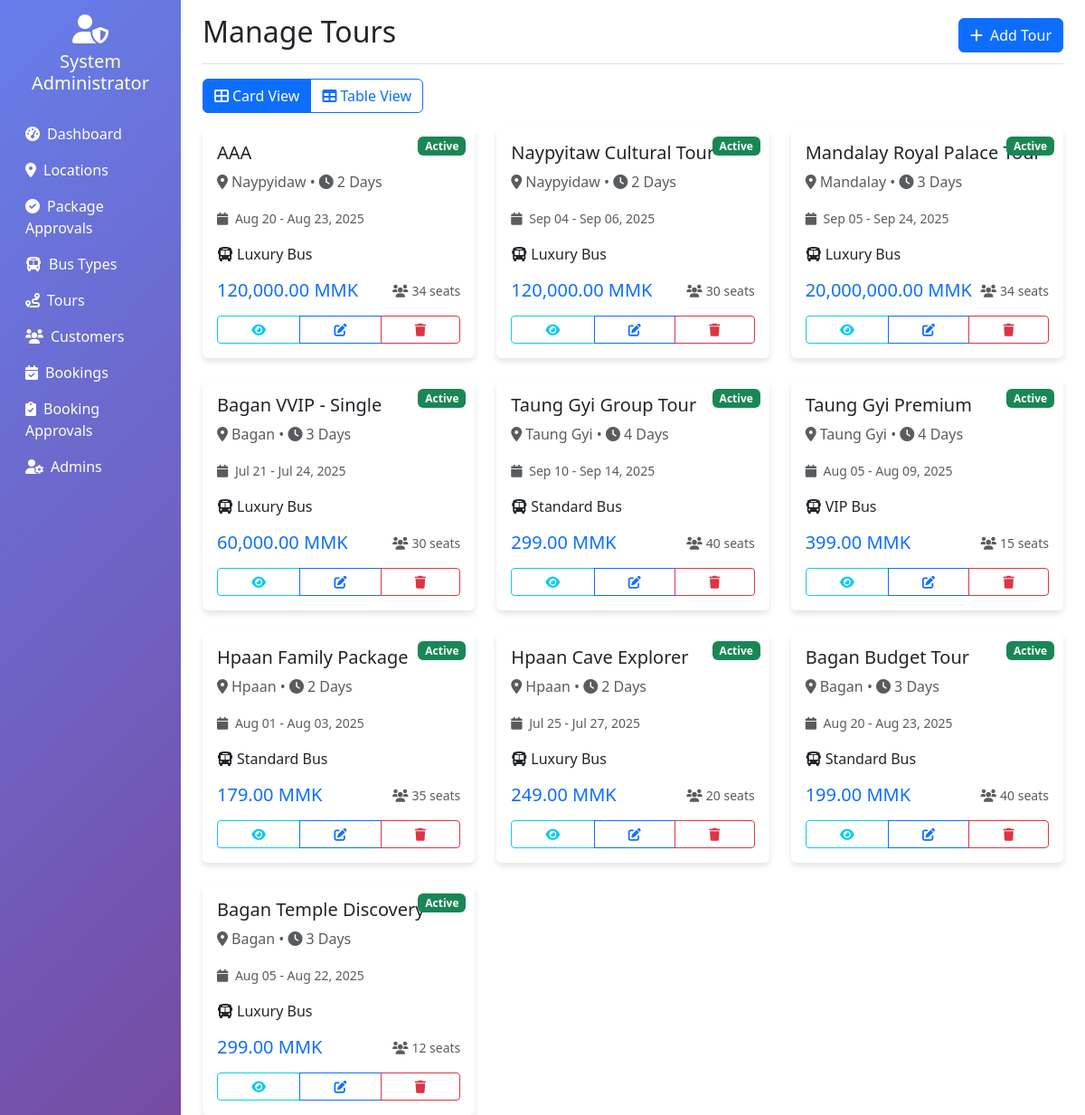
The app's page /admin/tours.php (signed in) with its own data.
### tables this page shows
CREATE TABLE `tours` (
  `id` int NOT NULL,
  `tour_name` varchar(100) NOT NULL,
  `package_id` int DEFAULT NULL,
  `bus_type_id` int DEFAULT NULL,
  `departure_date` date DEFAULT NULL,
  `return_date` date DEFAULT NULL,
  `available_seats` int DEFAULT NULL,
  `status` enum('Active','Completed','Cancelled') DEFAULT 'Active',
  `created_at` timestamp NOT NULL DEFAULT CURRENT_TIMESTAMP
);

CREATE TABLE `locations` (
  `id` int NOT NULL,
  `name` varchar(100) NOT NULL,
  `description` text,
  `image_url` varchar(255) DEFAULT NULL,
  `created_at` timestamp NOT NULL DEFAULT CURRENT_TIMESTAMP
);

CREATE TABLE `packages` (
  `id` int NOT NULL,
  `package_name` varchar(100) NOT NULL,
  `package_type` enum('Single','Double') NOT NULL,
  `location_id` int DEFAULT NULL,
  `duration_days` int NOT NULL,
  `price` decimal(10,2) NOT NULL,
  `description` text,
  `includes` text,
  `image_url` varchar(255) DEFAULT NULL,
  `approval_status` enum('Pending','Approved','Rejected') DEFAULT 'Pending',
  `approved_by` int DEFAULT NULL,
  `approved_at` timestamp NULL DEFAULT NULL,
  `created_at` timestamp NOT NULL DEFAULT CURRENT_TIMESTAMP
);

CREATE TABLE `bus_types` (
  `id` int NOT NULL,
  `type_name` varchar(50) NOT NULL,
  `capacity` int NOT NULL,
  `amenities` text,
  `price_per_km` decimal(10,2) DEFAULT NULL
);

### classes/BusType.php (called while the page is built, shortened)
<?php
class BusType {
    private $conn;
    private $table_name = "bus_types";
    public function __construct($db) {
        $this->conn = $db;
    }
    public function read() {
        $query = "SELECT * FROM " . $this->table_name . " ORDER BY type_name ASC";
        $stmt = $this->conn->prepare($query);
        $stmt->execute();
        return $stmt;
    }
}
?>

### classes/Tour.php (called while the page is built, shortened)
<?php
class Tour {
    private $conn;
    private $table_name = "tours";
    public function __construct($db) {
        $this->conn = $db;
    }
    public function readAll() {
        $query = "SELECT
                    t.id, t.tour_name, t.departure_date, t.return_date, t.available_seats, t.status,
                    p.package_name, p.package_type, p.price, p.duration_days,
                    l.name as location_name,
                    bt.type_name as bus_type, bt.amenities
                  FROM " . $this->table_name . " t
                  LEFT JOIN packages p ON t.package_id = p.id
                  LEFT JOIN locations l ON p.location_id = l.id
                  LEFT JOIN bus_types bt ON t.bus_type_id = bt.id
                  ORDER BY t.created_at DESC";
        $stmt = $this->conn->prepare($query);
        $stmt->execute();
        return $stmt;
    }
}
?>

### admin/tours.php (the view, shortened to what this page needs)
<?php
include_once '../classes/Tour.php';
include_once '../classes/BusType.php';
$database = new Database();
$db = $database->getConnection();
$tour = new Tour($db);
$stmt = $tour->readAll();
?>
<!DOCTYPE html>
<html lang="en">
<head>
    <link href="https://cdn.jsdelivr.net/npm/bootstrap@5.3.0/dist/css/bootstrap.min.css" rel="stylesheet">
    <link href="https://cdnjs.cloudflare.com/ajax/libs/font-awesome/6.0.0/css/all.min.css" rel="stylesheet">
</head>
<body>
    <div class="container-fluid">
        <div class="row">
            <nav class="col-md-3 col-lg-2 d-md-block sidebar collapse">
                <div class="position-sticky pt-3">
                    <div class="text-center text-white mb-4">
                        <i class="fas fa-user-shield fa-2x mb-2"></i>
                        <h5><?php echo $_SESSION['admin_name']; ?></h5>
                    </div>
                    <ul class="nav flex-column">
                        <li class="nav-item">
                            <a class="nav-link text-white" href="dashboard.php">
                                <i class="fas fa-tachometer-alt me-2"></i>Dashboard
                            </a>
                        </li>
                        <li class="nav-item">
                            <a class="nav-link text-white" href="locations.php">
                                <i class="fas fa-map-marker-alt me-2"></i>Locations
                            </a>
                        </li>
                        <li class="nav-item">
                            <a class="nav-link text-white" href="package-approvals.php">
                                <i class="fas fa-check-circle me-2"></i>Package Approvals
                            </a>
                        </li>
                        <li class="nav-item">
                            <a class="nav-link text-white" href="bus-types.php">
                                <i class="fas fa-bus me-2"></i>Bus Types
                            </a>
                        </li>
                        <li class="nav-item">
                            <a class="nav-link text-white active" href="tours.php">
                                <i class="fas fa-route me-2"></i>Tours
                            </a>
                        </li>
                        <li class="nav-item">
                            <a class="nav-link text-white" href="customers.php">
                                <i class="fas fa-users me-2"></i>Customers
                            </a>
                        </li>
                        <li class="nav-item">
                            <a class="nav-link text-white" href="bookings.php">
                                <i class="fas fa-calendar-check me-2"></i>Bookings
                            </a>
                        </li>
                        <li class="nav-item">
                            <a class="nav-link text-white" href="booking-approvals.php">
                                <i class="fas fa-clipboard-check me-2"></i>Booking Approvals
                            </a>
                        </li>
                        <li class="nav-item">
                            <a class="nav-link text-white" href="admins.php">
                                <i class="fas fa-user-cog me-2"></i>Admins
                            </a>
                        </li>
                    </ul>
                </div>
            </nav>
            <main class="col-md-9 ms-sm-auto col-lg-10 px-md-4">
                <div class="d-flex justify-content-between flex-wrap flex-md-nowrap align-items-center pt-3 pb-2 mb-3 border-bottom">
                    <h1 class="h2">Manage Tours</h1>
                    <button type="button" class="btn btn-primary" data-bs-toggle="modal" data-bs-target="#tourModal">
                        <i class="fas fa-plus me-2"></i>Add Tour
                    </button>
                </div>
                <div class="mb-3">
                    <div class="btn-group" role="group">
                        <button type="button" class="btn btn-outline-primary active" id="cardViewBtn" onclick="toggleView('card')">
                            <i class="fas fa-th-large me-1"></i>Card View
                        </button>
                        <button type="button" class="btn btn-outline-primary" id="tableViewBtn" onclick="toggleView('table')">
                            <i class="fas fa-table me-1"></i>Table View
                        </button>
                    </div>
                </div>
                <div id="cardView" class="row g-4">
                    <?php while ($row = $stmt->fetch(PDO::FETCH_ASSOC)) { ?>
                        <div class="col-lg-4 col-md-6">
                            <div class="card tour-card h-100 position-relative">
                                <span class="badge bg-<?php
                                                        echo $row['status'] == 'Active' ? 'success' : ($row['status'] == 'Completed' ? 'info' : 'danger');
                                                        ?> status-badge">
                                    <?php echo $row['status']; ?>
                                </span>
                                <div class="card-body d-flex flex-column">
                                    <h5 class="card-title"><?php echo $row['tour_name']; ?></h5>
                                    <p class="card-text text-muted">
                                        <i class="fas fa-map-marker-alt me-1"></i><?php echo $row['location_name']; ?> •
                                        <i class="fas fa-clock me-1"></i><?php echo $row['duration_days']; ?> Days
                                    </p>
                                    <p class="card-text">
                                        <small class="text-muted">
                                            <i class="fas fa-calendar me-1"></i>
                                            <?php echo date('M d', strtotime($row['departure_date'])); ?> -
                                            <?php echo date('M d, Y', strtotime($row['return_date'])); ?>
                                        </small>
                                    </p>
                                    <p class="card-text">
                                        <i class="fas fa-bus me-1"></i><?php echo $row['bus_type']; ?>
                                    </p>
                                    <div class="mt-auto">
                                        <div class="d-flex justify-content-between align-items-center mb-3">
                                            <span class="h5 text-primary mb-0"><?php echo number_format($row['price'], 2); ?> MMK</span>
                                            <small class="text-muted">
                                                <i class="fas fa-users me-1"></i><?php echo $row['available_seats']; ?> seats
                                            </small>
                                        </div>
                                        <div class="btn-group w-100" role="group">
                                            <button class="btn btn-outline-info btn-sm" onclick="viewTour(<?php echo htmlspecialchars(json_encode($row)); ?>)">
                                                <i class="fas fa-eye"></i>
                                            </button>
                                            <button class="btn btn-outline-primary btn-sm" onclick="editTour(<?php echo htmlspecialchars(json_encode($row)); ?>)">
                                                <i class="fas fa-edit"></i>
                                            </button>
                                            <button class="btn btn-outline-danger btn-sm" onclick="deleteTour(<?php echo $row['id']; ?>, '<?php echo $row['tour_name']; ?>')">
                                                <i class="fas fa-trash"></i>
                                            </button>
                                        </div>
                                    </div>
                                </div>
                            </div>
                        </div>
                    <?php } ?>
                </div>
            </main>
        </div>
    </div>
</body>
</html>

### admin/tours.php (style rules this page uses)
.sidebar { min-height: 100vh; background: linear-gradient(135deg, #667eea 0%, #764ba2 100%); }
.tour-card { transition: transform 0.3s; border: none; box-shadow: 0 4px 6px rgba(0, 0, 0, 0.1); }
.status-badge { position: absolute; top: 10px; right: 10px; z-index: 1; }

### records on screen
tours: status "Active", tour_name "AAA", locations.name "Naypyidaw", package.duration_days "2", departure_date "Aug 20", return_date "Aug 23, 2025", bus_type.type_name "Luxury Bus", package.price "120,000.00", available_seats "34"
tours: status "Active", tour_name "Naypyitaw Cultural Tour", locations.name "Naypyidaw", package.duration_days "2", departure_date "Sep 04", return_date "Sep 06, 2025", bus_type.type_name "Luxury Bus", package.price "120,000.00", available_seats "30"
tours: status "Active", tour_name "Mandalay Royal Palace Tour", locations.name "Mandalay", package.duration_days "3", departure_date "Sep 05", return_date "Sep 24, 2025", bus_type.type_name "Luxury Bus", package.price "20,000,000.00", available_seats "34"
tours: status "Active", tour_name "Bagan VVIP - Single", locations.name "Bagan", package.duration_days "3", departure_date "Jul 21", return_date "Jul 24, 2025", bus_type.type_name "Luxury Bus", package.price "60,000.00", available_seats "30"
tours: status "Active", tour_name "Taung Gyi Group Tour", locations.name "Taung Gyi", package.duration_days "4", departure_date "Sep 10", return_date "Sep 14, 2025", bus_type.type_name "Standard Bus", package.price "299.00", available_seats "40"
tours: status "Active", tour_name "Taung Gyi Premium", locations.name "Taung Gyi", package.duration_days "4", departure_date "Aug 05", return_date "Aug 09, 2025", bus_type.type_name "VIP Bus", package.price "399.00", available_seats "15"
tours: status "Active", tour_name "Hpaan Family Package", locations.name "Hpaan", package.duration_days "2", departure_date "Aug 01", return_date "Aug 03, 2025", bus_type.type_name "Standard Bus", package.price "179.00", available_seats "35"
tours: status "Active", tour_name "Hpaan Cave Explorer", locations.name "Hpaan", package.duration_days "2", departure_date "Jul 25", return_date "Jul 27, 2025", bus_type.type_name "Luxury Bus", package.price "249.00", available_seats "20"
tours: status "Active", tour_name "Bagan Budget Tour", locations.name "Bagan", package.duration_days "3", departure_date "Aug 20", return_date "Aug 23, 2025", bus_type.type_name "Standard Bus", package.price "199.00", available_seats "40"
tours: status "Active", tour_name "Bagan Temple Discovery", locations.name "Bagan", package.duration_days "3", departure_date "Aug 05", return_date "Aug 22, 2025", bus_type.type_name "Luxury Bus", package.price "299.00", available_seats "12"

### other values on screen
$_SESSION['admin_name'] "System Administrator"
